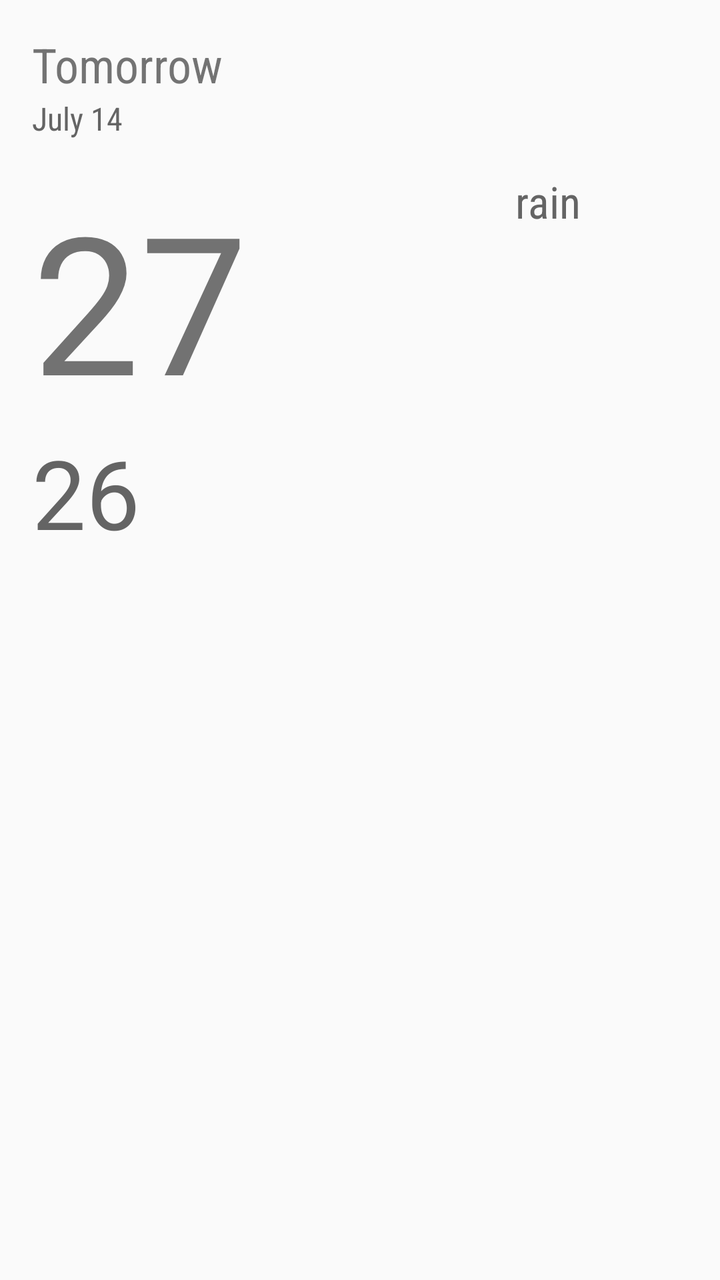
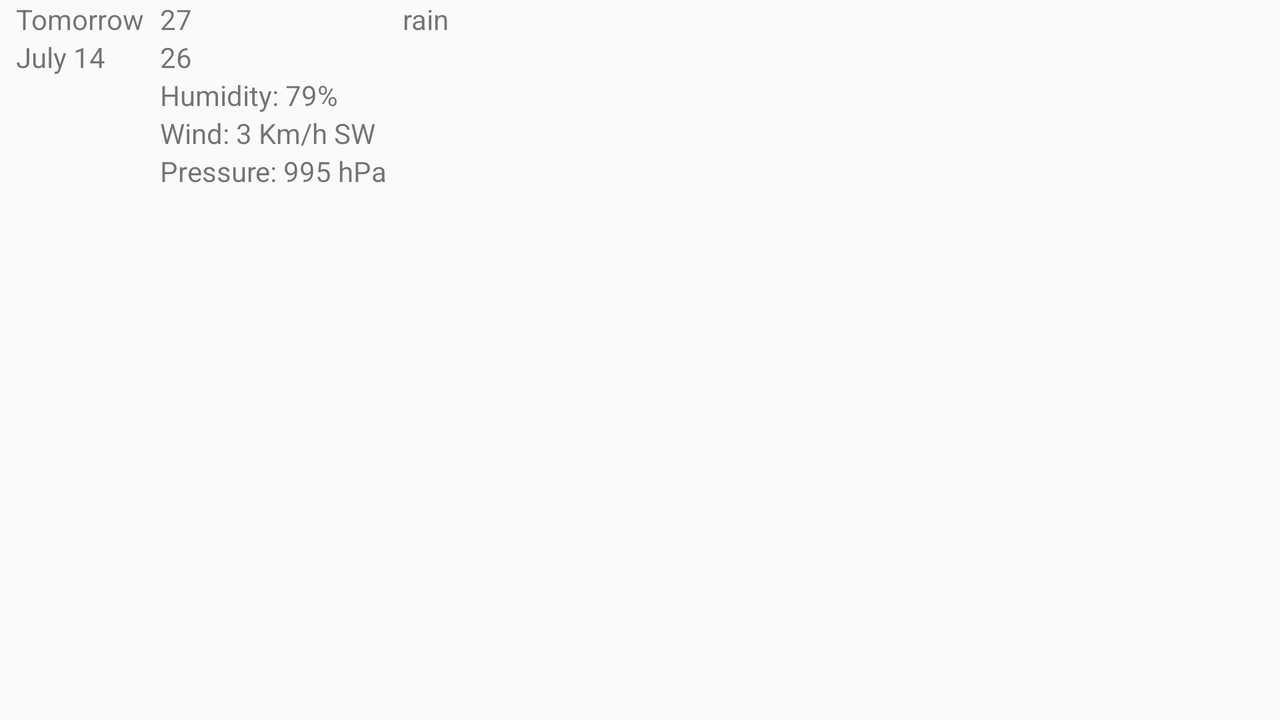

Two renders of one Android screen. The first uses the default layout on a phone; the second uses the alternative layout the repository ships for a different screen configuration, on a matching device. The two XML files are below.
<!-- AndroidManifest.xml: application theme AppTheme -->
<!-- res/layout/fragment_blank.xml -->
<?xml version="1.0" encoding="utf-8"?>

<ScrollView xmlns:android="http://schemas.android.com/apk/res/android"
    xmlns:tools="http://schemas.android.com/tools"
    android:layout_width="match_parent"
    android:layout_height="match_parent"
    tools:context="com.example.anantrai.sunshine.app.BlankFragment">


    <LinearLayout
        android:layout_width="match_parent"
        android:layout_height="match_parent"
        android:orientation="vertical"
        android:layout_marginLeft="16dp"
        android:layout_marginTop="16dp">
        <TextView
            android:id="@+id/detail_day_textview"
            android:layout_width="match_parent"
            android:layout_height="wrap_content"
            android:text="Tomorrow"
            android:textSize="24sp"
            android:fontFamily="sans-serif-condensed"/>
        <TextView
            android:id="@+id/detail_date_textview"
            android:layout_width="match_parent"
            android:layout_height="wrap_content"
            android:text="July 14"
            android:textSize="16sp"
            android:fontFamily="sans-serif-condensed"
            android:textColor="@color/grey"/>
        <LinearLayout
            android:layout_width="match_parent"
            android:layout_height="match_parent"
            android:layout_marginTop="16dp"
            android:orientation="horizontal">
            <LinearLayout
                android:layout_width="0dp"
                android:layout_height="wrap_content"
                android:layout_weight="1"
                android:orientation="vertical">
                <TextView
                    android:id="@+id/detail_high_textview"
                    android:layout_width="wrap_content"
                    android:layout_height="match_parent"
                    android:text="27"
                    android:textSize="96sp"/>
                <TextView
                    android:id="@+id/detail_low_textview"
                    android:layout_width="wrap_content"
                    android:layout_height="match_parent"
                    android:text="26"
                    android:textSize="48sp"
                    android:textColor="@color/grey"/>
            </LinearLayout>

            <LinearLayout
                android:layout_width="0dp"
                android:layout_height="wrap_content"
                android:layout_weight="1"
                android:gravity="center_horizontal"
                android:orientation="vertical">

                <ImageView
                    android:id="@+id/detail_icon"
                    android:layout_width="wrap_content"
                    android:layout_height="wrap_content"
                    android:src="@drawable/art_clear"/>

                <TextView
                    android:id="@+id/detail_forecast_textview"
                    android:layout_width="wrap_content"
                    android:layout_height="wrap_content"
                    android:text="rain"
                    android:textSize="22sp"
                    android:fontFamily="sans-serif-condensed"
                    android:textColor="@color/grey"/>
            </LinearLayout>
        </LinearLayout>

        <TextView
            android:id="@+id/detail_humidity_textview"
            android:layout_width="match_parent"
            android:layout_height="wrap_content"
            android:textSize="22sp"
            android:layout_marginBottom="4dp"/>
        <TextView
            android:id="@+id/detail_wind_textview"
            android:layout_width="match_parent"
            android:layout_height="wrap_content"
            android:textSize="22sp"
            android:layout_marginBottom="4dp"/>
        <TextView
            android:id="@+id/detail_pressure_textview"
            android:layout_width="match_parent"
            android:layout_height="wrap_content"
            android:textSize="22sp"
            android:layout_marginBottom="4dp"/>
    </LinearLayout>

</ScrollView>
<!-- resources referenced by this layout -->
<resources>
  <color name="grey">#646464</color>
  <style name="AppTheme" parent="Theme.AppCompat.Light.DarkActionBar">
          
          <item name="colorPrimary">@color/sunshine_blue</item>
          <item name="colorPrimaryDark">@color/sunshine_dark_blue</item>
          <item name="colorAccent">@color/colorAccent</item>
      </style>
  <color name="sunshine_blue">#ff1ca8f4</color>
  <color name="sunshine_dark_blue">#0288D1</color>
  <color name="colorAccent">#FF4081</color>
</resources>
<!-- res/layout-land/fragment_blank.xml (the repository's variant of the layout above) -->
<!-- drawn on the phone turned sideways -->
<?xml version="1.0" encoding="utf-8"?>

<ScrollView xmlns:android="http://schemas.android.com/apk/res/android"
    xmlns:tools="http://schemas.android.com/tools"
    android:layout_width="match_parent"
    android:layout_height="match_parent"
    tools:context="com.example.anantrai.sunshine.app.BlankFragment">


    <LinearLayout
        android:layout_width="wrap_content"
        android:layout_height="match_parent"
        android:orientation="horizontal">
        <LinearLayout
            android:layout_width="wrap_content"
            android:layout_height="match_parent"
            android:orientation="vertical"
            android:layout_marginLeft="8dp">
            <TextView
                android:id="@+id/detail_day_textview"
                android:layout_width="match_parent"
                android:layout_height="wrap_content"
                android:text="Tomorrow"/>
            <TextView
                android:id="@+id/detail_date_textview"
                android:layout_width="match_parent"
                android:layout_height="wrap_content"
                android:text="July 14"/>
        </LinearLayout>
        <LinearLayout
            android:layout_width="wrap_content"
            android:layout_height="match_parent"
            android:orientation="vertical"
            android:layout_marginLeft="8dp">
            <TextView
                android:id="@+id/detail_high_textview"
                android:layout_width="wrap_content"
                android:layout_height="wrap_content"
                android:text="27"/>
            <TextView
                android:id="@+id/detail_low_textview"
                android:layout_width="wrap_content"
                android:layout_height="wrap_content"
                android:text="26"/>
            <TextView
                android:id="@+id/detail_humidity_textview"
                android:layout_width="wrap_content"
                android:layout_height="wrap_content"
                android:text="Humidity: 79%"/>
            <TextView
                android:id="@+id/detail_wind_textview"
                android:layout_width="wrap_content"
                android:layout_height="wrap_content"
                android:text="Wind: 3 Km/h SW"/>
            <TextView
                android:id="@+id/detail_pressure_textview"
                android:layout_width="wrap_content"
                android:layout_height="wrap_content"
                android:text="Pressure: 995 hPa"/>
        </LinearLayout>
        <LinearLayout
            android:layout_width="0dp"
            android:layout_weight="1"
            android:layout_height="match_parent"
            android:orientation="vertical"
            android:gravity="center_horizontal"
            android:layout_marginLeft="8dp">

            <ImageView
                android:id="@+id/detail_icon"
                android:layout_width="wrap_content"
                android:layout_height="wrap_content"
                android:src="@drawable/ic_launcher_background"/>

            <TextView
                android:id="@+id/detail_forecast_textview"
                android:layout_width="wrap_content"
                android:layout_height="wrap_content"
                android:text="rain"/>

        </LinearLayout>
    </LinearLayout>

</ScrollView>
<!-- resources referenced by the variant -->
<!-- as the phone turned sideways resolves them -->
<resources>
  <style name="AppTheme" parent="Theme.AppCompat.Light.DarkActionBar">
          
          <item name="colorPrimary">@color/sunshine_blue</item>
          <item name="colorPrimaryDark">@color/sunshine_dark_blue</item>
          <item name="colorAccent">@color/colorAccent</item>
      </style>
  <color name="sunshine_blue">#ff1ca8f4</color>
  <color name="sunshine_dark_blue">#0288D1</color>
  <color name="colorAccent">#FF4081</color>
</resources>
